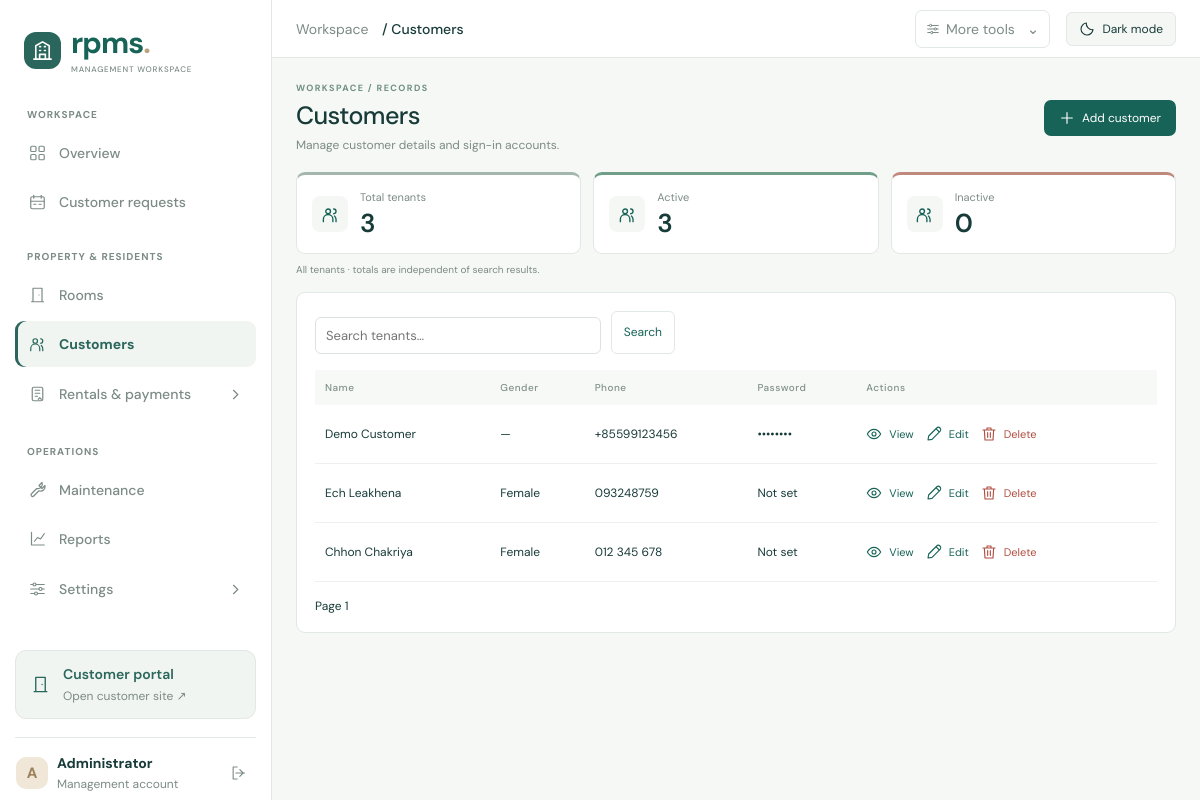
/records/tenants (signed in), run on the app's committed database.
### tables this page shows
CREATE TABLE users (
	id INTEGER NOT NULL, 
	role_id INTEGER, 
	name VARCHAR(150), 
	email VARCHAR(150), 
	password_hash VARCHAR(255), 
	phone VARCHAR(30), 
	is_active BOOLEAN, 
	last_login_at DATETIME, 
	created_at DATETIME, 
	updated_at DATETIME, 
	PRIMARY KEY (id), 
	FOREIGN KEY(role_id) REFERENCES roles (id), 
	UNIQUE (email)
);

CREATE TABLE tenants (
	id INTEGER NOT NULL, 
	tenant_code VARCHAR(30), 
	full_name VARCHAR(150), 
	gender VARCHAR(20), 
	date_of_birth DATE, 
	phone VARCHAR(30), 
	email VARCHAR(150), 
	identity_type VARCHAR(30), 
	identity_number VARCHAR(100), 
	identity_document_path TEXT, 
	emergency_contact_name VARCHAR(150), 
	emergency_contact_phone VARCHAR(30), 
	address TEXT, 
	status VARCHAR(20), 
	created_at DATETIME, 
	updated_at DATETIME, 
	PRIMARY KEY (id), 
	UNIQUE (tenant_code)
);

### rpms/routes/records.py (the view)
@bp.route("/records/<table>")
@login_required
def records(table):
    if table not in MODELS:
        abort(404)
    if table in ("invoices", "meter_readings"):
        from ..billing_workspace import invoice_workspace
        return invoice_workspace()
    fields = [f for f in SCHEMA[table] if f["name"] not in HIDDEN or f["name"] == "id"]
    if table == "tenants":
        fields = [f for f in fields if f["name"] in CUSTOMER_FIELDS]
    q = request.args.get("q", "").strip()
    query = select(MODELS[table])
    texts = [
        getattr(MODELS[table], f["name"]).ilike("%" + q + "%")
        for f in fields
        if f["type"].startswith(("VARCHAR", "TEXT"))
    ]
    if q and texts:
        query = query.where(or_(*texts))
    page = max(1, request.args.get("page", 1, type=int))
    rows = db.session.scalars(
        query.order_by(MODELS[table].id.desc()).offset((page - 1) * 50).limit(51)
    ).all()
    display = fields[:8]
    lookup = {}
    for f in display:
        if f["fk"]:
            lookup[f["name"]] = {
                r.id: label(
                    r,
                    include_reservation_reference=not (
                        table == "rental_contracts" and f["name"] == "reservation_id"
                    ),
                )
                for r in db.session.scalars(select(MODELS[f["fk"]])).all()
            }
    summary_cards = record_summary(table)
    return render_template(
        "records.html",
        summary_cards=summary_cards,
        table=table,
        fields=display,
        rows=rows[:50],
        more=len(rows) > 50,
        page=page,
        q=q,
        lookup=lookup,
        editable=table in EDITABLE,
        customer_accounts={
            a.tenant_id: a
            for a in db.session.scalars(
                select(CustomerAccount).where(
                    CustomerAccount.tenant_id.in_([r.id for r in rows])
                )
            ).all()
        }
        if table == "tenants"
        else {},
    )

### rpms/templates/records.html (shortened to what this page needs)
{% extends 'base.html' %}{% from 'icons.html' import icon %}
{% block content %}
  <div class="heading">
    <div>
      <div class="eyebrow">WORKSPACE / RECORDS</div>
      <h1>{{ 'Customers' if table=='tenants' else titleize(table) }}</h1>
      <p class="muted">{{ 'Manage customer details and sign-in accounts.' if table=='tenants' else 'Manage and review your ' ~ table|replace('_', ' ') ~ '.' }}</p>
    </div>
    <div class="records-heading-actions">
      {% if editable and can_manage(table) %}
        <a class="primary icon-action" href="{{ url_for('main.edit',table=table) }}">{{ icon('plus') }}<span>{{ 'Add room' if table == 'rooms' else 'Add floor' if table == 'floors' else 'Add customer' if table=='tenants' else 'Add record' }}</span></a>
      {% endif %}
    </div>
  </div>
  {% if summary_cards %}
    <div class="room-summary"
         aria-label="{{ titleize(table) }} summary totals">
      {% for item in summary_cards %}
      <article class="panel room-summary-card summary-{{ item.status }}"><span class="summary-icon">{{ icon(item.icon) }}</span>
      <div>
        <p>{{ item.label }}</p>
        <strong>{{ item.count }}</strong>
      </div>
    </article>
  {% endfor %}
</div>
<p class="room-summary-note">
  All {{ table|replace('_', ' ') }} · totals are independent of search results.
</p>
{% endif %}
<section class="panel">
  <form class="search" method="get">
    <input aria-label="Search records"
           name="q"
           value="{{ q }}"
           placeholder="Search {{ table|replace('_', ' ') }}…">
    <button>Search</button>
  </form>
  <div class="table-wrap">
    <table{% if table=='rental_contracts' %} class="rental-contracts-table"{% endif %}>
      <thead>
        <tr>
          {% for f in fields %}<th>{{ 'Name' if table=='tenants' and f.name=='full_name' else titleize(f.name) }}</th>{% endfor %}
          {% if table=='tenants' %}<th>Password</th>{% endif %}
          <th>Actions</th>
        </tr>
      </thead>
      <tbody>
        {% for row in rows %}
          <tr>
            {% for f in fields %}
              <td>
                {% set value = row[f.name] %}
                {% if f.name=='status' %}
                  <span class="badge">{{ value or '—' }}</span>
                {% elif f.name in lookup %}
                  {{ lookup[f.name].get(value,'—') }}
                {% else %}
                  {{ value if value is not none else '—' }}
                {% endif %}
              </td>
            {% endfor %}
            {% if table=='tenants' %}<td><span aria-label="{{ 'Password is set' if row.id in customer_accounts else 'Password not set' }}">{{ '••••••••' if row.id in customer_accounts else 'Not set' }}</span></td>{% endif %}
            <td class="actions">
              <div class="record-actions-row">
              {% include 'record_actions.html' %}
              </div>
            </td>
          </tr>
        {% else %}
          <tr>
            <td colspan="{{ fields|length+1+(1 if table in ['rooms','tenants'] else 0) }}"
                class="empty">No records found.{% if editable and can_manage(table) %} Add your first record to get started.{% endif %}</td>
          </tr>
        {% endfor %}
      </tbody>
    </table>
  </div>
  <div class="pagination">
    <span>Page {{ page }}</span>
  </div>
</section>
{% endblock %}

### rpms/templates/sidebar.html (shortened to what this page needs)
{% from 'icons.html' import icon %}
{% set active_table = table if table is defined else 'invoices' if request.path.startswith('/invoices/') else '' %}
{% set related = {
  "contract_tenants": "rental_contracts",
  "contract_renewals": "rental_contracts",
  "move_outs": "rental_contracts",
  "invoice_items": "invoices",
  "payments": "invoices",
  "payment_allocations": "invoices",
  "utility_meters": "invoices",
  "meter_readings": "invoices",
  "room_inspections": "maintenance_requests"
} %}
{% set active_table = related.get(active_table,active_table) %}
<aside class="sidebar essential-sidebar">
  <a class="brand" href="{{ url_for('main.dashboard') }}"><span class="admin-brand-mark">{{ icon("portfolio") }}</span><span>rpms<span class="admin-brand-dot">.</span><small>MANAGEMENT WORKSPACE</small></span></a>
  <nav aria-label="Main navigation">
    <p class="menu-caption">WORKSPACE</p>
    <a class="nav menu-link {{ 'selected' if request.endpoint=='main.dashboard' }}"
       href="{{ url_for('main.dashboard') }}"
       {% if request.endpoint=='main.dashboard' %}aria-current="page"{% endif %}>{{ icon("overview") }}<span>Overview</span></a>
    {% if can_write %}
      <a class="nav menu-link {{ 'selected' if request.endpoint=='customer.management' }}"
         href="{{ url_for('customer.management') }}"
         {% if request.endpoint=='customer.management' %}aria-current="page"{% endif %}>{{ icon("calendar") }}<span>Customer requests</span></a>
    {% endif %}
    <p class="menu-caption nav-section-label">PROPERTY & RESIDENTS</p>
    {% for name,label,symbol in [('rooms','Rooms','room'),('tenants','Customers','people')] %}
      <a class="nav menu-link {{ 'selected' if active_table==name or name=='rooms' and request.endpoint=='main.room_detail' }}"
         href="{{ url_for('main.records',table=name) }}"
         {% if active_table==name or name=='rooms' and request.endpoint=='main.room_detail' %}aria-current="page"{% endif %}>{{ icon(symbol) }}<span>{{ label }}</span></a>
    {% endfor %}
    {% set rentals_active = active_table in ['rental_contracts','invoices'] %}
    <details class="sidebar-settings-group sidebar-rentals-group" {% if rentals_active %}open{% endif %}>
      <summary class="nav menu-link {{ 'settings-active' if rentals_active }}">{{ icon('leasing') }}<span>Rentals & payments</span><svg class="settings-menu-chevron" viewBox="0 0 20 20" fill="none" stroke="currentColor" stroke-width="1.7" aria-hidden="true"><path d="m7 4 6 6-6 6"/></svg></summary>
    </details>
    <p class="menu-caption nav-section-label">OPERATIONS</p>
    {% for name,label,symbol in [('maintenance_requests','Maintenance','operations')] %}
      <a class="nav menu-link {{ 'selected' if active_table==name }}"
         href="{{ url_for('main.records',table=name) }}"
         {% if active_table==name %}aria-current="page"{% endif %}>{{ icon(symbol) }}<span>{{ label }}</span></a>
    {% endfor %}
    <a class="nav menu-link {{ 'selected' if request.endpoint in ['main.reports','main.mis_dss'] }}"
       href="{{ url_for('main.reports') }}"
       {% if request.endpoint=='main.reports' %}aria-current="page"{% endif %}>{{ icon("chart") }}<span>Reports</span></a>
    {% if can_manage('utility_meters') or can_manage('users') %}
      {% set settings_active = request.endpoint=='main.settings' or active_table in ['users','roles','permissions','role_permissions','system_settings'] %}
      <details class="sidebar-settings-group" {% if settings_active %}open{% endif %}>
        <summary class="nav menu-link {{ 'settings-active' if settings_active }}">{{ icon('settings') }}<span>Settings</span><svg class="settings-menu-chevron" viewBox="0 0 20 20" fill="none" stroke="currentColor" stroke-width="1.7" aria-hidden="true"><path d="m7 4 6 6-6 6"/></svg></summary>
      </details>
    {% endif %}
  </nav>
  <div class="sidebar-bottom">
    <a class="portal-shortcut" href="{{ url_for('customer.home') }}"><span>{{ icon("room") }}</span>
      <div>
        <strong>Customer portal</strong><small>Open customer site ↗</small>
      </div>
    </a>
    <div class="sidebar-account">
      <span class="staff-avatar">{{ current_user.name[:1]|upper }}</span>
      <div>
        <strong>{{ current_user.name }}</strong><small>Management account</small>
      </div>
      <form action="{{ url_for('main.logout') }}" method="post">
        <button type="submit" aria-label="Sign out" title="Sign out">{{ icon("moveout") }}</button>
      </form>
    </div>
  </div>
</aside>

### rpms/templates/record_actions.html (shortened to what this page needs)
{% set reason = change_policy(table,row) %}
<div class="record-actions">
  <a class="icon-action"
     href="{{ url_for('main.record_detail',table=table,record_id=row.id) }}">{{ icon("eye") }}<span>View</span></a>
  {% if can_manage(table) and not reason %}
    <a class="icon-action"
       href="{{ url_for('main.edit',table=table,record_id=row.id) }}">{{ icon("edit") }}<span>Edit</span></a><a class="icon-action delete-action"
   href="{{ url_for('main.delete_record',table=table,record_id=row.id) }}">{{ icon("trash") }}<span>Delete</span></a>
  {% endif %}
</div>

### data on the page
users: name "A", name "Administrator"
tenants: full_name "Demo Customer" "—" "+85599123456", id "••••••••"
tenants: full_name "Ech Leakhena" "Female" "093248759", id "Not set"
tenants: full_name "Chhon Chakriya" "Female" "012 345 678", id "Not set"

### other printed values
{{ label }} "Rooms" "Customers"
{{ label }} "Maintenance"
{{ 'Customers' if table=='tenants' else titleize(table) }} "Customers"
{{ item.label }} "Total tenants" "Active" "Inactive"
{{ item.count }} "3" "3" "0"
{{ table|replace('_', ' ') }} "tenants"
{{ page }} "1"
